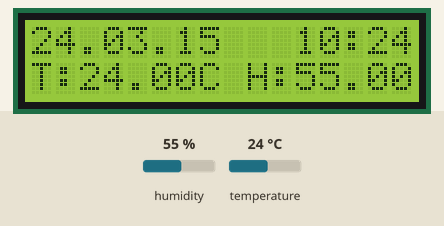
Simulated run of this sketch. Board: ESP32. On the bench: 16×2 character LCD. Inputs (shaded band) come from the test bench; at power-on: humidity 55 %, temperature 24 °C. WiFi joins after 1.5 s; servers stay silent unless stated; network time is answered at once with the bench clock; the local clock reads 2024-03-15 10:24:30 at power-on unless the sketch sets it; what the sketch prints to the serial monitor is not drawn.

Above: at 5.2 s.
5.3 s: humidity set to 22 %
At 6.8 s:
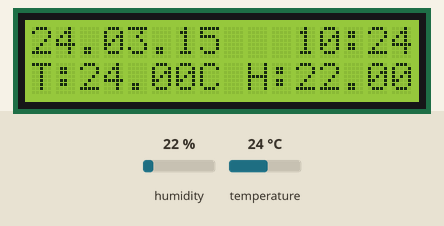
7.7 s: temperature set to 12 °C
At 8.9 s:
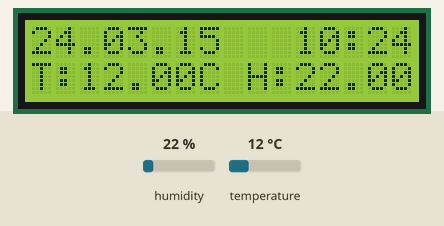
9.7 s: humidity set to 40 %
At 11.0 s:
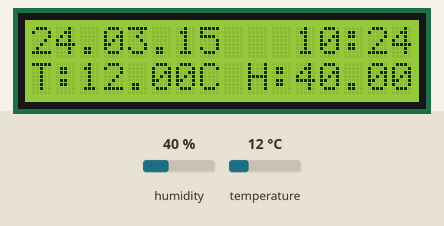
11.8 s: temperature set to 19 °C
At 13.0 s:
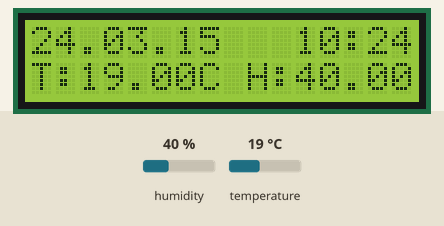
Timing chart, 0 to 14.8 s (numbered marks = the images above; inputs shaded):
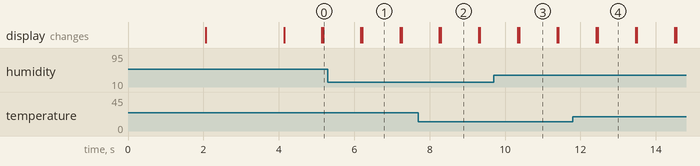

Measured:
- after the input at 5.3 s, the display: first differs from a run without the input after 0.92 s (image 1)
- after the input at 7.7 s, the display: first differs from a run without the input after 0.60 s (image 2)
- after the input at 9.7 s, the display: first differs from a run without the input after 0.68 s (image 3)
- after the input at 11.8 s, the display: first differs from a run without the input after 0.66 s (image 4)
- what the display in image 1 shows lasts 1.0 s, from 6.2 s to 7.2 s

The sketch:

esp32_temp_humidity_server.ino
```cpp
// (licence header left out)
/*
Board type:  uPesy ESP32 Wroom DevKit
115200 baud
*/
#include <WiFi.h>
#include <WiFiUdp.h>
#include <WebServer.h>
#include <LCD_I2C.h>
#include <DHT.h>
#include <NTPClient.h>
#include <TimeLib.h>

const char* ntpServer = "ntp.nict.jp";
const long gmtOffsetInSeconds = 9 * 3600; // Tokyo is GMT+9
const int daylightOffsetInSeconds = 0;     // Tokyo does not have daylight saving time
WiFiUDP ntpUDP;
NTPClient timeClient(ntpUDP, ntpServer, gmtOffsetInSeconds, daylightOffsetInSeconds);


// Replace with your own network credentials
WebServer server(8080);
// Variable to store the HTTP request
String header;
// Current time
unsigned long currentTime = millis();
// Previous time
unsigned long previousTime = 0;
// Define timeout time in milliseconds (example: 2000ms = 2s)
const long timeoutTime = 2000;

const char* ssid = "tp-Link-xXx-239";
const char* password = "DontUseThis1234";

DHT dht(26, DHT22);

LCD_I2C lcd(0x27, 16, 2); // Default address of most PCF8574 modules, change according
float t = 0.0;
float h = 0.0;

void setup()
{
  dht.begin(); // start dht.
  delay(2000);
  Serial.begin(115200);
  lcd.begin(); // If you are using more I2C devices using the Wire library use lcd.begin(false)
                 // this stop the library(LCD_I2C) from calling Wire.begin()
  lcd.backlight();

  delay(500);
  WiFi.mode(WIFI_STA);
  WiFi.begin(ssid, password);
  Serial.println("\nConnecting to WiFi Network ..");

  while(WiFi.status() != WL_CONNECTED){
    Serial.print(".");
    delay(100);
  }

  Serial.println("\nConnected to the WiFi network");
  Serial.print("Local ESP32 IP: ");
  Serial.println(WiFi.localIP());

  server.on("/",handle_OnConnect);
  server.begin();
  Serial.println("HTTP server started");

  configTime(gmtOffsetInSeconds, daylightOffsetInSeconds, ntpServer);
  timeClient.begin();
}

void loop()
{
  lcd.backlight();
  timeClient.update();

  t = dht.readTemperature();
  h = dht.readHumidity();
  // Get current time
  unsigned long epochTime = timeClient.getEpochTime();
  struct tm *ptm = gmtime((time_t *)&epochTime);

  // Extract the year, month, and day
  int year = ptm->tm_year + 1900;
  int month = ptm->tm_mon + 1;
  int day = ptm->tm_mday;
  char date_value[9];
  snprintf(date_value, sizeof(date_value), "%02d.%02d.%02d", year % 100, month, day);

  String now = timeClient.getFormattedTime();
  String formattedTime = String(now).substring(0, 16);
  char time_value[20];
  formattedTime.toCharArray(time_value, 13);
  lcd.print(date_value);
  lcd.print("   ");
  lcd.print(time_value);
  lcd.setCursor(0, 1);


  lcd.print("T:");
  lcd.print(t);
  lcd.print("C ");
  lcd.print("H:");
  lcd.print(h);
  lcd.setCursor(0, 0);

  server.handleClient();
  delay(1000);
  lcd.clear();


}

void handle_OnConnect() {
  server.send(200, "text/html", SendHTML(t, h));
}

String SendHTML(float t,float h){
  String ptr = "<!DOCTYPE html> <html>\n";
  ptr +="<head><meta name=\"viewport\" content=\"width=device-width, initial-scale=1.0, user-scalable=no\">\n";
  ptr +="<title>Temp and Humidity</title>\n";
  ptr +="<style>html { font-family: Helvetica; display: inline-block; margin: 0px auto; text-align: center;}\n";
  ptr +="body{margin-top: 50px;} h1 {color: #444444;margin: 50px auto 30px;} h3 {color: #444444;margin-bottom: 50px;}\n";
  ptr +="p {font-size: 14px;color: #888;margin-bottom: 10px;}\n";
  ptr +="</style>\n";
  ptr +="</head>\n";
  ptr +="<body>\n";
  ptr +="<h1>ESP32 Web Server</h1>\n";
  ptr +="<h3>Using Access Point(AP) Mode</h3>\n";
  ptr +="<p>Temp: </p> \n";
  ptr += String(t);
  ptr += "C";
  ptr += "<p>Humidity: </p> \n";
  ptr += String(h);
  ptr += "%";
  ptr +="</body>\n";
  ptr +="</html>\n";
  return ptr;
}
```
